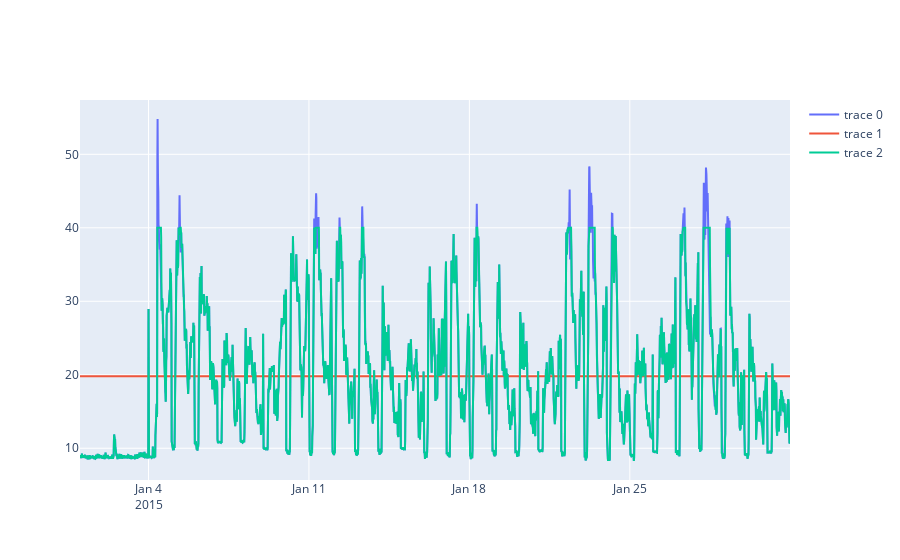

The cell this chart's notebook holds for it:
### Code cell
fig = go.Figure(data=go.Scatter(x=timestamps, y=consumption))
fig.add_trace(go.Scatter(y=avg, x=timestamps))
fig.add_trace(go.Scatter(y=usage, x=timestamps))

### Figure 1 — Plotly figure (JSON) as saved in the notebook; plotly's stock layout.template omitted (floating-point values rounded to 4 significant figures; data arrays with more than 128 entries replaced by an {"elided": "..."} marker saying what was removed)
{"data": [{"type": "scatter", "x": {"elided": "2975 str values"}, "y": {"elided": "2975 float values"}}, {"type": "scatter", "x": {"elided": "2975 str values"}, "y": {"elided": "2975 float values"}}, {"type": "scatter", "x": {"elided": "2975 str values"}, "y": {"elided": "2975 float values"}}], "layout": {}}
